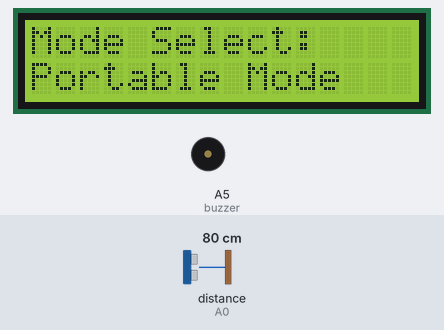
This sketch was run on a simulated Arduino Uno, built with avr-gcc and run on an emulated ATmega328P. Parts: 16×2 character LCD, buzzer (waves = sounding). Wiring (inferred from the names in the program): ultrasonic range finder: trigger A1; echo A0. The test bench sets the inputs (shaded band); at power-on: distance to the obstacle (sensor on A0) 80 cm. The echo pulse lasts 58.3 µs per cm.

Above: at 4.1 s.
4.2 s: distance to the obstacle (sensor on A0) set to 8 cm
6.2 s: distance to the obstacle (sensor on A0) set to 5 cm
At 7.9 s:
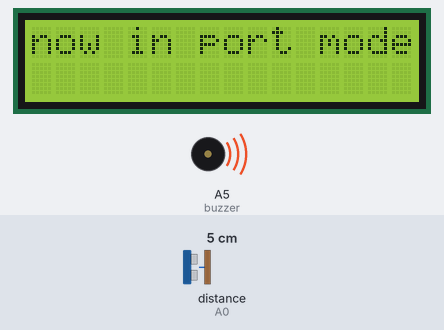
8.5 s: distance to the obstacle (sensor on A0) set to 13 cm
At 9.1 s:
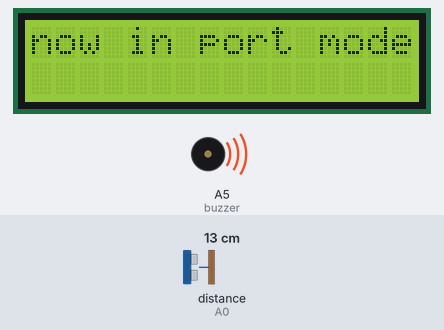
10.0 s: distance to the obstacle (sensor on A0) set to 18 cm
At 11.0 s:
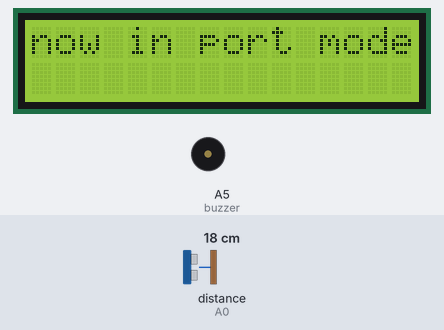
11.5 s: distance to the obstacle (sensor on A0) set to 2 cm
At 12.6 s:
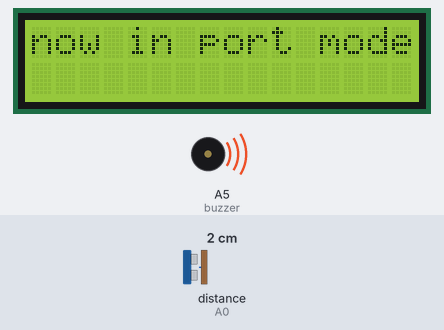
Timing chart, 0 to 14.0 s (numbered marks = the images above; inputs shaded):
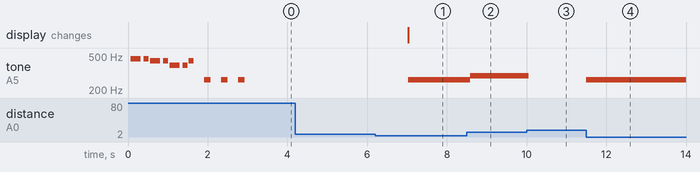

The sketch:

main.ino
```cpp
#include <LiquidCrystal.h>
#include "pitches.h"

const int trigPin = A1;
const int echoPin = A0;
long duration;
int distance;

const int buzzer = A5;
const int delayTime = 130;
const int interval = 7;
int noteToPlay;
String noteToSend;

const int button = 2;
int index = 0;


int melody[] = {/*NOTE_E4, NOTE_F4,NOTE_G4,NOTE_C5, 0,NOTE_AS4, NOTE_AS4, NOTE_A4, NOTE_G4,0, */NOTE_AS4,NOTE_AS4,NOTE_A4,NOTE_A4,NOTE_G4,NOTE_G4, NOTE_A4, 0, NOTE_C4, 0, NOTE_C4, 0, NOTE_C4};
int noteDurations[] = { /*4, 8, 4, 8, 2, 4, 8, 4, 8, 2,*/ 4, 8, 4, 8, 4, 8, 8, 6, 6, 6, 6, 6, 6};

int note[8] = {NOTE_C4, NOTE_D4, NOTE_E4, NOTE_F4, NOTE_G4, NOTE_A4, NOTE_B4, NOTE_C5};
String notes[8] = {"C4","D4","E4","F4","G4","A4","B4","C5"};
String mode[] = {"Portable Mode", "instrument Mode"};

LiquidCrystal lcd(4, 5, 6, 7, 8, 9);

void setup() {
  lcd.begin(16, 2);
  lcd.clear();
  pinMode(trigPin, OUTPUT); // Sets the trigPin as an Output
  pinMode(echoPin, INPUT); // Sets the echoPin as an Input
  pinMode(button, INPUT_PULLUP);
  attachInterrupt(digitalPinToInterrupt(button), cycle, FALLING);
  Serial.begin(9600);

  lcd.setCursor(0, 0);
  lcd.print("Mode Select:");
  lcd.setCursor(0, 1);
  lcd.print(mode[index]);

  for (int thisNote = 0; thisNote < 13; thisNote++) {

    int noteDuration = 1000 / noteDurations[thisNote];
    tone(buzzer, melody[thisNote], noteDuration);

    int pauseBetweenNotes = noteDuration * 1.30;
    delay(pauseBetweenNotes);
    noTone(buzzer);
  }

}

void loop() {
  distance = 200;
  while (distance > 5) {
    digitalWrite(trigPin, LOW);
    delayMicroseconds(2000);
    digitalWrite(trigPin, HIGH);
    delayMicroseconds(1000);
    digitalWrite(trigPin, LOW);

    duration = pulseIn(echoPin, HIGH);
    distance  = duration / 29 / 2;
    delay(500);
  }
  if (index == 0) {
    portable();
  }
  else {
    instrument();
  }
}

void cycle() {
  if (index == 1) {
    index = 0;
  }
  else {
    index++;
  }
  lcd.clear();
  lcd.setCursor(0, 0);
  lcd.print("Mode Select:");
  lcd.setCursor(0, 1);
  lcd.print(mode[index]);

}

void instrument() {
  lcd.clear();
  lcd.print("now in inst mode");
  noTone(buzzer);
  detachInterrupt(digitalPinToInterrupt(button));
  while (true) {
    digitalWrite(trigPin, LOW);
    delayMicroseconds(2000);
    digitalWrite(trigPin, HIGH);
    delayMicroseconds(1000);
    digitalWrite(trigPin, LOW);

    duration = pulseIn(echoPin, HIGH);
    distance  = duration / 29 / 2;
    if (interval * 0 < distance && distance <= interval * 1) {
      noteToSend = notes[0];
    }
    else if (interval * 1 < distance && distance <= interval * 2) {
      noteToSend = notes[1];
    }
    else if (interval * 2.5 < distance && distance <= interval * 3) {
      noteToSend = notes[2];
    }
    else if (interval * 3.5 < distance && distance <= interval * 4) {
      noteToSend = notes[3];
    }
    else if (interval * 4.5 < distance && distance <= interval * 5) {
      noteToSend = notes[4];
    }
    else if (interval * 5.5 < distance && distance <= interval * 6) {
      noteToSend = notes[5];
    }
    else if (interval * 6.5 < distance && distance <= interval * 7) {
      noteToSend = notes[6];
    }
    else if (interval * 7.5 < distance && distance <= interval * 8) {
      noteToSend = "H";
    }
    else {
      noteToSend = "0";
    }
    if (noteToSend != "0" ) {
      Serial.println(noteToSend);
      delay(500);
    }
  }
}
void portable() {
  lcd.clear();
  lcd.print("now in port mode");
  detachInterrupt(digitalPinToInterrupt(button));
  while (true) {
    digitalWrite(trigPin, LOW);
    delayMicroseconds(2000);
    digitalWrite(trigPin, HIGH);
    delayMicroseconds(1000);
    digitalWrite(trigPin, LOW);

    duration = pulseIn(echoPin, HIGH);
    distance  = duration / 29 / 2;
    if (interval * 0 < distance && distance <= interval * 1) {
      noteToPlay = note[0];
    }
    else if (interval * 1 < distance && distance <= interval * 2) {
      noteToPlay = note[1];
    }
    else if (interval * 2.5 < distance && distance <= interval * 3) {
      noteToPlay = note[2];
    }
    else if (interval * 3.5 < distance && distance <= interval * 4) {
      noteToPlay = note[3];
    }
    else if (interval * 4.5 < distance && distance <= interval * 5) {
      noteToPlay = note[4];
    }
    else if (interval * 5.5 < distance && distance <= interval * 6) {
      noteToPlay = note[5];
    }
    else if (interval * 6.5 < distance && distance <= interval * 7) {
      noteToPlay = note[6];
    }
    else if (interval * 7.5 < distance && distance <= interval * 8) {
      noteToPlay = note[7];
    }
    else {
      noteToPlay = 0;
    }
    if (noteToPlay != 0 ) {
      tone(buzzer, noteToPlay, 200);
      delay(100);
    }
    else {
      noTone(buzzer);
    }
  }
}
```

pitches.h
```cpp
#define NOTE_B0  31
#define NOTE_C1  33
#define NOTE_CS1 35
#define NOTE_D1  37
#define NOTE_DS1 39
#define NOTE_E1  41
#define NOTE_F1  44
#define NOTE_FS1 46
#define NOTE_G1  49
#define NOTE_GS1 52
#define NOTE_A1  55
#define NOTE_AS1 58
#define NOTE_B1  62
#define NOTE_C2  65
#define NOTE_CS2 69
#define NOTE_D2  73
#define NOTE_DS2 78
#define NOTE_E2  82
#define NOTE_F2  87
#define NOTE_FS2 93
#define NOTE_G2  98
#define NOTE_GS2 104
#define NOTE_A2  110
#define NOTE_AS2 117
#define NOTE_B2  123
#define NOTE_C3  131
#define NOTE_CS3 139
#define NOTE_D3  147
#define NOTE_DS3 156
#define NOTE_E3  165
#define NOTE_F3  175
#define NOTE_FS3 185
#define NOTE_G3  196
#define NOTE_GS3 208
#define NOTE_A3  220
#define NOTE_AS3 233
#define NOTE_B3  247
#define NOTE_C4  262
#define NOTE_CS4 277
#define NOTE_D4  294
#define NOTE_DS4 311
#define NOTE_E4  330
#define NOTE_F4  349
#define NOTE_FS4 370
#define NOTE_G4  392
#define NOTE_GS4 415
#define NOTE_A4  440
#define NOTE_AS4 466
#define NOTE_B4  494
#define NOTE_C5  523
#define NOTE_CS5 554
#define NOTE_D5  587
#define NOTE_DS5 622
#define NOTE_E5  659
#define NOTE_F5  698
#define NOTE_FS5 740
#define NOTE_G5  784
#define NOTE_GS5 831
#define NOTE_A5  880
#define NOTE_AS5 932
#define NOTE_B5  988
#define NOTE_C6  1047
#define NOTE_CS6 1109
#define NOTE_D6  1175
#define NOTE_DS6 1245
#define NOTE_E6  1319
#define NOTE_F6  1397
#define NOTE_FS6 1480
#define NOTE_G6  1568
#define NOTE_GS6 1661
#define NOTE_A6  1760
#define NOTE_AS6 1865
#define NOTE_B6  1976
#define NOTE_C7  2093
#define NOTE_CS7 2217
#define NOTE_D7  2349
#define NOTE_DS7 2489
#define NOTE_E7  2637
#define NOTE_F7  2794
#define NOTE_FS7 2960
#define NOTE_G7  3136
#define NOTE_GS7 3322
#define NOTE_A7  3520
#define NOTE_AS7 3729
#define NOTE_B7  3951
#define NOTE_C8  4186
#define NOTE_CS8 4435
#define NOTE_D8  4699
#define NOTE_DS8 4978
```

Measured:
- the behaviour switches between 7 and 6 cm on distance to the obstacle (sensor on A0) (found by bisection; images 0 and 1)
- the behaviour switches between 15 and 16 cm on distance to the obstacle (sensor on A0) (found by bisection; images 2 and 3)
- after the input at 4.2 s, every drawn part: stays the same
- after the input at 6.2 s, tone on A5 (buzzer): silent → 262 Hz after 0.83 s; the display: changes after 0.83 s (image 1)
- after the input at 8.5 s, tone on A5 (buzzer): 262 Hz → 294 Hz after 0.09 s
- after the input at 10.0 s, tone on A5 (buzzer): 294 Hz → silent after 0.05 s
- after the input at 11.5 s, tone on A5 (buzzer): silent → 262 Hz at once
